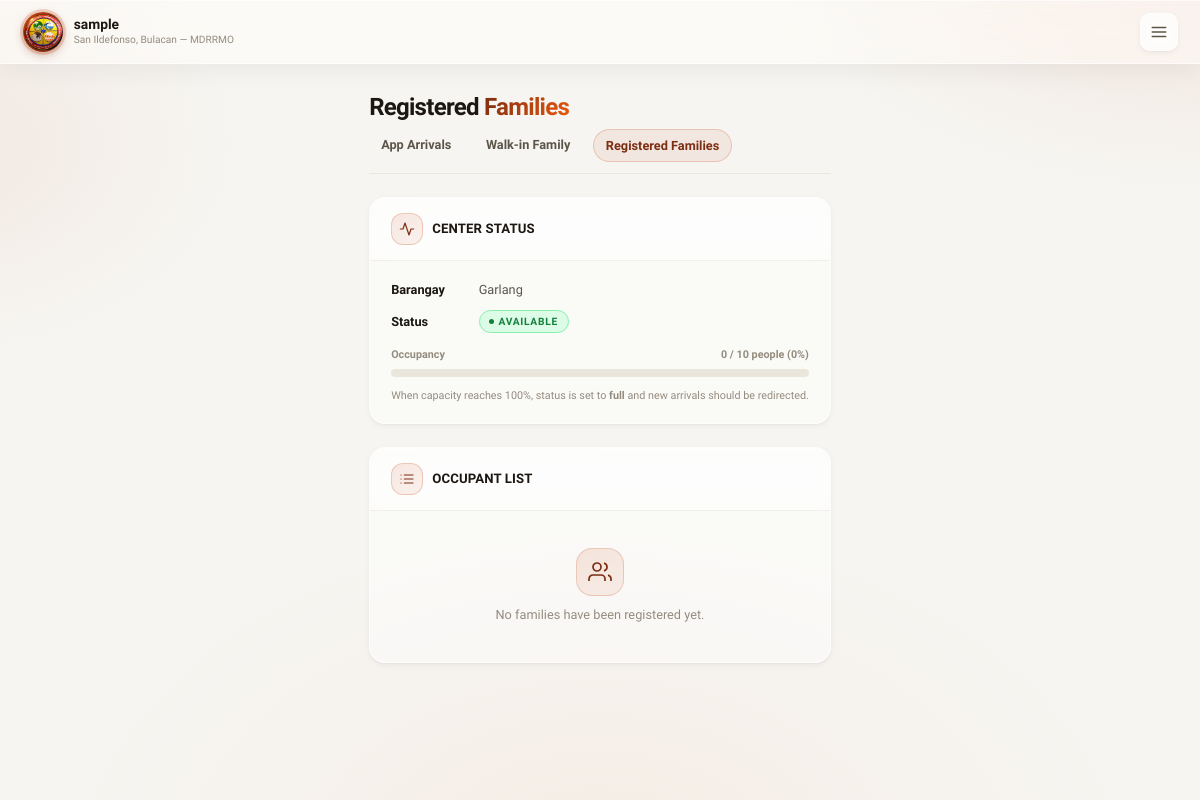
Page /coordinator/center_registrations.php?id=1 (signed in) on the earlier database version.
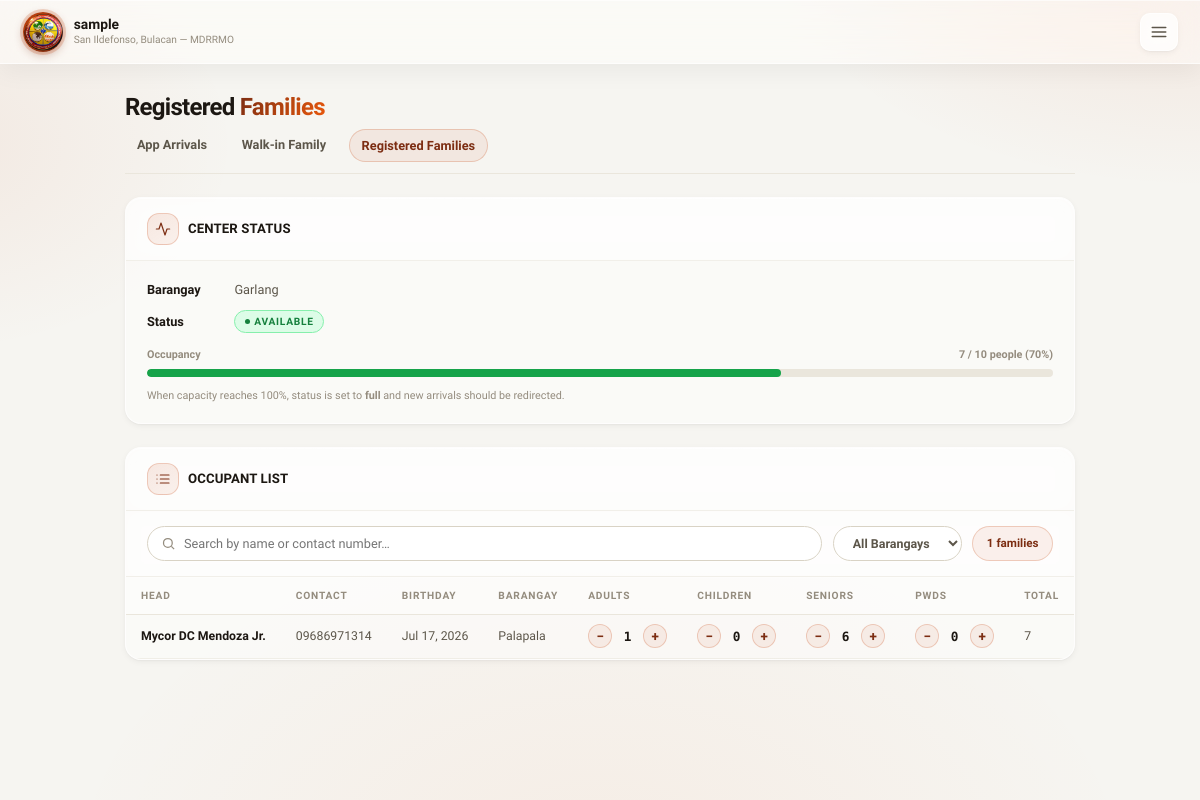
Same page on the later database version.
### tables this page shows
CREATE TABLE `evacuation_centers` (
  `id` int(10) UNSIGNED NOT NULL,
  `name` varchar(150) NOT NULL,
  `barangay_id` int(10) UNSIGNED NOT NULL,
  `address` varchar(255) NOT NULL,
  `lat` decimal(10,7) NOT NULL,
  `lng` decimal(10,7) NOT NULL,
  `max_capacity_people` int(10) UNSIGNED NOT NULL,
  `max_capacity_families` int(10) UNSIGNED DEFAULT 0,
  `status` enum('available','near_capacity','full','temp_shelter','closed') NOT NULL DEFAULT 'available',
  `coordinator_user_id` int(10) UNSIGNED DEFAULT NULL,
  `notes` text DEFAULT NULL,
  `created_at` datetime NOT NULL DEFAULT current_timestamp(),
  `updated_at` datetime NOT NULL DEFAULT current_timestamp() ON UPDATE current_timestamp()
);

CREATE TABLE `barangays` (
  `id` int(10) UNSIGNED NOT NULL,
  `name` varchar(100) NOT NULL,
  `municipality` varchar(100) NOT NULL DEFAULT 'San Ildefonso',
  `province` varchar(100) NOT NULL DEFAULT 'Bulacan',
  `center_lat` decimal(10,7) DEFAULT NULL,
  `center_lng` decimal(10,7) DEFAULT NULL,
  `boundary_polygon` longtext DEFAULT NULL CHECK (json_valid(`boundary_polygon`)),
  `is_active` tinyint(1) NOT NULL DEFAULT 1
);

CREATE TABLE `evac_registrations` (
  `id` int(10) UNSIGNED NOT NULL,
  `center_id` int(10) UNSIGNED NOT NULL,
  `family_head_name` varchar(150) NOT NULL,
  `contact_number` varchar(20) DEFAULT NULL,
  `birthday` date DEFAULT NULL,
  `barangay_id` int(10) UNSIGNED NOT NULL,
  `adults` int(10) UNSIGNED NOT NULL DEFAULT 0,
  `children` int(10) UNSIGNED NOT NULL DEFAULT 0,
  `seniors` int(10) UNSIGNED NOT NULL DEFAULT 0,
  `pwds` int(10) UNSIGNED NOT NULL DEFAULT 0,
  `total_members` int(10) UNSIGNED NOT NULL DEFAULT 0,
  `created_by` int(10) UNSIGNED NOT NULL,
  `created_at` datetime NOT NULL DEFAULT current_timestamp(),
  `updated_at` datetime NOT NULL DEFAULT current_timestamp() ON UPDATE current_timestamp()
);

### pages/center_helpers.php (called while the page is built, shortened)
<?php
function get_center_occupancy(int $centerId): array
{
    $pdo = db();
    $stmt = $pdo->prepare("SELECT c.max_capacity_people,
                                  COALESCE(SUM(r.total_members), 0) AS current_occupancy
                           FROM evacuation_centers c
                           LEFT JOIN evac_registrations r ON r.center_id = c.id
                           WHERE c.id = ?
                           GROUP BY c.id");
    $stmt->execute([$centerId]);
    $row = $stmt->fetch();
    $max = (int)$row['max_capacity_people'];
    $current = (int)$row['current_occupancy'];
    $percent = $max > 0 ? min(100.0, ($current / $max) * 100.0) : 0.0;
    return ['current' => $current, 'max' => $max, 'percent' => $percent];
}

### coordinator/center_registrations.php (the view, shortened to what this page needs)
<?php
require_once __DIR__ . '/../pages/center_helpers.php';
$pdo  = db();
$user = current_user();
$centerId = isset($_GET['id']) ? (int)$_GET['id'] : 0;
$stmt = $pdo->prepare("SELECT c.*, b.name AS barangay_name
                       FROM evacuation_centers c
                       JOIN barangays b ON b.id = c.barangay_id
                       WHERE c.id = ? AND c.coordinator_user_id = ?");
$stmt->execute([$centerId, $user['id']]);
$center = $stmt->fetch();
$regsStmt = $pdo->prepare("SELECT r.*, b.name AS barangay_name
                           FROM evac_registrations r
                           JOIN barangays b ON b.id = r.barangay_id
                           WHERE r.center_id = ?
                           ORDER BY r.created_at DESC");
$regsStmt->execute([$centerId]);
$registrations = $regsStmt->fetchAll();
$occ      = get_center_occupancy($centerId);
$pct      = round($occ['percent']);
$barColor = $pct >= 100 ? '#dc2626' : ($pct >= 75 ? '#d97706' : '#16a34a');
?>
<!DOCTYPE html>
<html lang="en">
<head>
    <link rel="stylesheet" href="../asset/css/center_registrations.css">
</head>
<body>
<div class="bg-blobs" aria-hidden="true">
    <div class="bg-blob b1"></div>
    <div class="bg-blob b2"></div>
    <div class="bg-blob b3"></div>
    <div class="bg-blob b4"></div>
</div>
<div class="layout">
    <div class="main">
        <header class="topbar">
            <div class="topbar-brand"><div class="topbar-logo"><img src="../img/mdrrmo.png" alt="MDRRMO Logo"></div><div class="topbar-brand-text"><div class="topbar-title"><?php echo htmlspecialchars($center['name']); ?></div><div class="topbar-subtitle">San Ildefonso, Bulacan — MDRRMO</div></div></div>
            <div class="topbar-right"><button class="hamburger-btn" onclick="openMenu()"><svg viewBox="0 0 24 24"><line x1="3" y1="6" x2="21" y2="6"/><line x1="3" y1="12" x2="21" y2="12"/><line x1="3" y1="18" x2="21" y2="18"/></svg></button></div>
        </header>
        <main class="dashboard">
            <div>
                <h1 class="page-heading">Registered <span>Families</span></h1>
                <div class="page-subnav">
                    <a href="center_app_arrivals.php?id=<?php echo $centerId; ?>">App Arrivals</a>
                    <a href="center_walkin.php?id=<?php echo $centerId; ?>">Walk-in Family</a>
                    <a href="center_registrations.php?id=<?php echo $centerId; ?>" class="active">Registered Families</a>
                </div>
            </div>
            <section class="card">
                <div class="card-header"><div class="card-header-icon"><svg viewBox="0 0 24 24"><polyline points="22 12 18 12 15 21 9 3 6 12 2 12"/></svg></div><h2>Center Status</h2></div>
                <div class="card-body">
                    <div class="info-row"><strong>Barangay</strong> <?php echo htmlspecialchars($center['barangay_name']); ?></div>
                    <div class="info-row"><strong>Status</strong> <span class="status-pill status-<?php echo strtolower(preg_replace('/\s+/', '-', $center['status'])); ?>"><?php echo htmlspecialchars($center['status']); ?></span></div>
                    <div class="occ-bar-wrap"><div class="occ-bar-label"><span>Occupancy</span><span><?php echo $occ['current']; ?> / <?php echo $occ['max']; ?> people (<?php echo $pct; ?>%)</span></div><div class="occ-bar-track"><div class="occ-bar-fill" style="width:<?php echo min(100,$pct); ?>%; background:<?php echo $barColor; ?>;"></div></div></div>
                    <p class="occ-note">When capacity reaches 100%, status is set to <strong>full</strong> and new arrivals should be redirected.</p>
                </div>
            </section>
            <section class="card">
                <div class="card-header"><div class="card-header-icon"><svg viewBox="0 0 24 24"><line x1="8" y1="6" x2="21" y2="6"/><line x1="8" y1="12" x2="21" y2="12"/><line x1="8" y1="18" x2="21" y2="18"/><line x1="3" y1="6" x2="3.01" y2="6"/><line x1="3" y1="12" x2="3.01" y2="12"/><line x1="3" y1="18" x2="3.01" y2="18"/></svg></div><h2>Occupant List</h2></div>
                <?php if (!$registrations): ?>
                    <div class="no-data"><div class="no-data-icon"><svg viewBox="0 0 24 24"><path d="M17 21v-2a4 4 0 00-4-4H5a4 4 0 00-4 4v2"/><circle cx="9" cy="7" r="4"/><path d="M23 21v-2a4 4 0 00-3-3.87"/><path d="M16 3.13a4 4 0 010 7.75"/></svg></div>No families have been registered yet.</div>
                <?php else: ?>
                    <div class="reg-toolbar">
                        <div class="reg-search-wrap">
                            <svg class="reg-search-icon" viewBox="0 0 24 24" width="15" height="15" fill="none" stroke="currentColor" stroke-width="2"><circle cx="11" cy="11" r="7"/><line x1="21" y1="21" x2="16.65" y2="16.65"/></svg>
                            <input type="text" id="regSearchInput" class="reg-search-input" placeholder="Search by name or contact number…" autocomplete="off">
                        </div>
                        <select id="regBarangayFilter" class="reg-filter-select">
                            <option value="">All Barangays</option>
                        </select>
                        <span class="reg-count-badge" id="regCountBadge"><?php echo count($registrations); ?> families</span>
                    </div>
                    <div class="table-wrap">
                        <table class="table" id="regTable">
                            <thead>
                                <tr><th>Head</th><th>Contact</th><th>Birthday</th><th>Barangay</th><th>Adults</th><th>Children</th><th>Seniors</th><th>PWDs</th><th>Total</th></tr>
                            </thead>
                            <tbody>
                            <?php foreach ($registrations as $r): ?>
                                <tr class="reg-row" data-name="<?php echo htmlspecialchars(mb_strtolower($r['family_head_name'] . ' ' . ($r['contact_number'] ?? ''))); ?>" data-barangay="<?php echo htmlspecialchars(mb_strtolower($r['barangay_name'])); ?>">
                                    <td class="cell-head"><?php echo htmlspecialchars($r['family_head_name']); ?></td>
                                    <td><?php echo htmlspecialchars($r['contact_number'] ?? ''); ?></td>
                                    <td><?php echo !empty($r['birthday']) ? date('M d, Y', strtotime($r['birthday'])) : ''; ?></td>
                                    <td><?php echo htmlspecialchars($r['barangay_name']); ?></td>
                                    <?php foreach (['adults','children','seniors','pwds'] as $field): ?>
                                    <td>
                                        <div class="adjust-cell">
                                            <form method="post" class="inline-adjust">
                                                <button type="submit">−</button>
                                            </form>
                                            <span class="adjust-val"><?php echo (int)$r[$field]; ?></span>
                                            <form method="post" class="inline-adjust">
                                                <button type="submit">+</button>
                                            </form>
                                        </div>
                                    </td>
                                    <?php endforeach; ?>
                                    <td class="cell-total"><?php echo (int)$r['total_members']; ?></td>
                                </tr>
                            <?php endforeach; ?>
                            </tbody>
                        </table>
                    </div>
                <?php endif; ?>
            </section>
        </main>
    </div>
</div>
</body>
</html>

Differences in the rows shown:
added evac_registrations: family_head_name "Mycor DC Mendoza Jr.", contact_number "09686971314", birthday "Jul 17, 2026", barangay.name "Palapala", adults "1", children "0", seniors "6", pwds "0", total_members "7"
Other differences:
$occ['current']: "0" → "7"
$pct: "0" → "70"
form field value: (not shown) → "All Barangays"
count($registrations): (not shown) → "1"
text no longer shown: "No families have been registered yet."
text now shown: "families HEAD CONTACT BIRTHDAY BARANGAY ADULTS CHILDREN SENIORS PWDS TOTAL"
